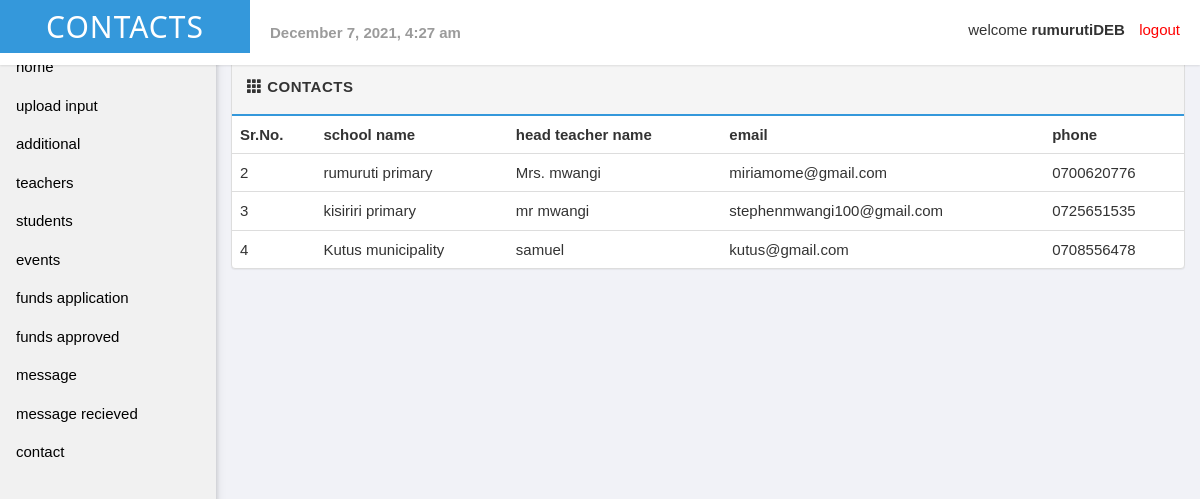
Page /contact.php (signed in) on the committed database.
### tables this page shows
CREATE TABLE `userregister` (
  `id` int(11) NOT NULL,
  `fname` varchar(255) NOT NULL,
  `lname` varchar(255) NOT NULL,
  `county` varchar(50) NOT NULL,
  `username` varchar(255) NOT NULL,
  `address` varchar(255) NOT NULL,
  `email` varchar(255) NOT NULL,
  `phone` varchar(255) NOT NULL,
  `password` varchar(255) NOT NULL
);

### contact.php (the view, shortened to what this page needs)
<?php include('server.php'); ?>
<!DOCTYPE html>
<head>
    <link rel="stylesheet" href="https://maxcdn.bootstrapcdn.com/bootstrap/3.3.4/css/bootstrap.min.css" />
    <link rel="stylesheet" href="//cdnjs.cloudflare.com/ajax/libs/bootstrap-datepicker/1.3.0/css/datepicker3.min.css" />
    <link rel="stylesheet" href="css/main.css" />
    <link rel="stylesheet" href="css/sidenav.css" />
</head>
<body>
    <header id="header">
        <div class="logo pull-left">
            <h2>contacts</h2>
        </div>
        <div class="header-content">
            <div class="header-date pull-left">
                <strong><?php echo date("F j, Y, g:i a"); ?></strong>
            </div>
            <div class="pull-right clearfix">
                <ul class="info-menu list-inline list-unstyled">
                    <li class="profile">
                        <?php if (isset($_SESSION['username'])) : ?>
                            <p>welcome <strong><?php echo $_SESSION['username']; ?></strong></p>
                    </li>
                    <li class="last">
                        <a href="contact.php?logout='1'" style="color:red;">logout</a>
                    <?php endif ?>
                    </li>
                </ul>
            </div>
        </div>
    </header>
    <?php if (isset($_SESSION['username'])) : ?>
        <?php include('sidenav.php'); ?>
        <div class="row" style=" margin-top:5%; margin-left:18%; width:82%;">
            <div class="col-md-12">
                <div class="panel panel-default">
                    <div class="panel-heading clearfix">
                        <strong>
                            <span class="glyphicon glyphicon-th"></span>
                            <span>contacts</span>
                        </strong>
                    </div>
                    <table class=" table table-dark table-hover">
                        <tr>
                            <th>Sr.No.</th>
                            <th>school name</th>
                            <th>head teacher name</th>
                            <th>email</th>
                            <th>phone</th>
                        </tr>
                        <?php
                        $records = mysqli_query($db, "SELECT * from userregister");
                        while ($data = mysqli_fetch_array($records)) {
                        ?>
                            <tr>
                                <td><?php echo $data['id']; ?></td>
                                <td><?php echo $data['fname']; ?></td>
                                <td><?php echo $data['lname']; ?></td>
                                <td><?php echo $data['email']; ?></td>
                                <td><?php echo $data['phone']; ?></td>
                            </tr>
                        <?php
                        }
                        ?>
                    </table>
                <?php endif ?>
                </div>
            </div>
        </div>
</body>
</html>

### css/main.css (style rules this page uses)
body { font-family: 'Helvetica Neue', Helvetica, Arial, sans-serif; font-weight: 400; overflow-x: hidden; overflow-y: auto; background: #f1f2f7; height: 100%; width: 100%; }
a { color: #777; text-decoration: none; }
.panel-default>.panel-heading { background-color: #f5f5f5; border-bottom: 2px solid #3498DB; font-size: 15px; text-transform: uppercase; letter-spacing: .5px; padding: 15px; }
#header { position: fixed; z-index: 99; top: 0; left: 0; background-color: #fff; width: 100%; height: 65px; line-height: 65px; -moz-box-shadow: 0 1px 2px rgba(0, 0, 0, 0.1); -webkit-box-shadow: 0 1px 2px rgba(0, 0, 0, 0.1); box-shadow: 0 1px 2px rgba(0, 0, 0, 0.1); }
header>.logo { color: #fff; text-align: center; font-weight: 700; text-transform: uppercase; letter-spacing: 1px; display: inline-block; width: 250px; background-color: #3498DB; }
.header-date { color: #9b9b9b; margin-left: 20px; }
.info-menu { height: 60px; margin: 0; line-height: 60px; padding: 0 15px; }
.info-menu li.profile { position: relative; }

### css/w33.css (style rules this page uses)
*, *:before, *:after { box-sizing: inherit }
body { margin: 0 }
article, aside, details, figcaption, figure, footer, header, main, menu, nav, section { display: block }
a { background-color: transparent }
b, strong { font-weight: bolder }
html, body { font-family: Verdana, sans-serif; font-size: 15px; line-height: 1.5 }
h2 { font-size: 30px }
h1, h2, h3, h4, h5, h6 { font-family: "Segoe UI", Arial, sans-serif; font-weight: 400; margin: 10px 0 }
a { color: inherit }

### rows in the picture
userregister: id "2", fname "rumuruti primary", lname "Mrs. mwangi", email "miriamome@gmail.com", phone "0700620776"
userregister: id "3", fname "kisiriri primary", lname "mr mwangi", email "stephenmwangi100@gmail.com", phone "0725651535"
userregister: id "4", fname "Kutus municipality", lname "samuel", email "kutus@gmail.com", phone "0708556478"

### other values in the picture
$_SESSION['username'] "rumurutiDEB"
